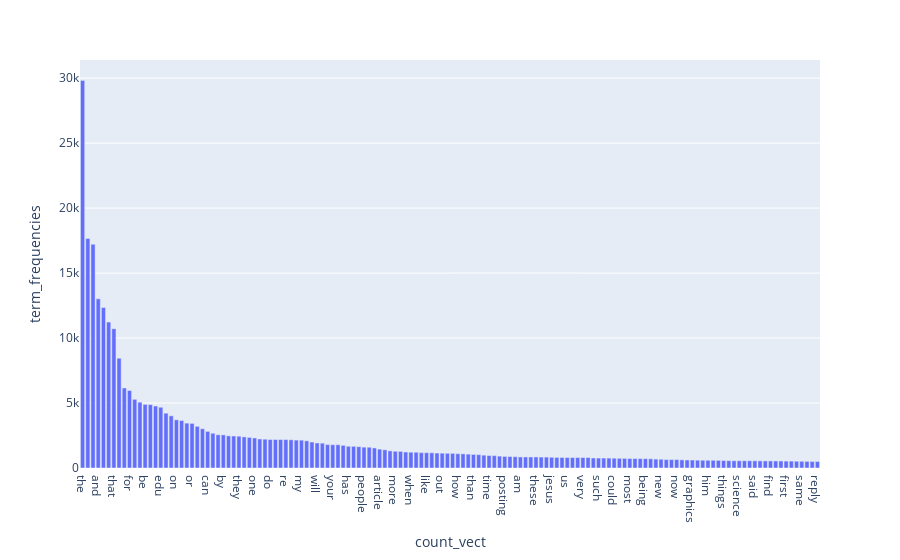

The notebook cell saved with this chart:
### Code cell
#Exercise 14 (take home)
x=[];y=[]
for i in range(term_frequencies.shape[0]):
    if term_frequencies[i]>500:
       x=np.concatenate([x,count_vect.get_feature_names_out()[i:i+1]])
       y=np.concatenate([y,term_frequencies[i:i+1]])
df = pd.DataFrame(dict(
    count_vect = x,
    term_frequencies = y))
fig = px.bar(df, x = 'count_vect', y = 'term_frequencies')
fig.update_xaxes(categoryorder='total descending')
fig.show()

### Figure 1 — Plotly figure (JSON) as saved in the notebook; plotly's stock layout.template omitted (floating-point values rounded to 4 significant figures; data arrays with more than 128 entries replaced by an {"elided": "..."} marker saying what was removed)
{"data": [{"alignmentgroup": "True", "hovertemplate": "count_vect=%{x}<br>term_frequencies=%{y}<extra></extra>", "legendgroup": "", "marker": {"color": "#636efa", "pattern": {"shape": ""}}, "name": "", "offsetgroup": "", "orientation": "v", "showlegend": false, "textposition": "auto", "type": "bar", "x": {"elided": "142 str values"}, "xaxis": "x", "y": {"elided": "142 int values"}, "yaxis": "y"}], "layout": {"barmode": "relative", "legend": {"tracegroupgap": 0}, "margin": {"t": 60}, "xaxis": {"anchor": "y", "categoryorder": "total descending", "domain": [0, 1], "title": {"text": "count_vect"}}, "yaxis": {"anchor": "x", "domain": [0, 1], "title": {"text": "term_frequencies"}}}}
